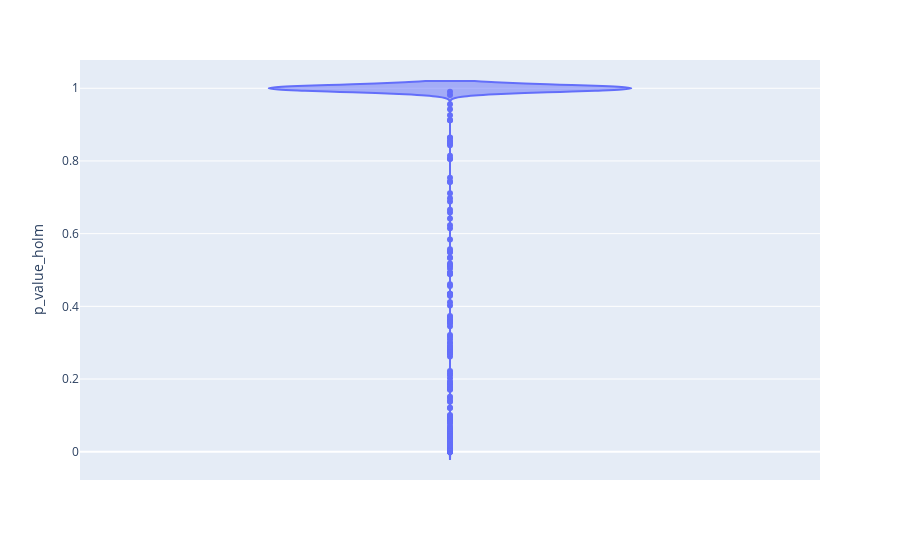

This figure's notebook cell:
### Code cell
fig = px.violin(df_nona, y="p_value_holm")
fig.show()

### Figure 1 — Plotly figure (JSON) as saved in the notebook; plotly's stock layout.template omitted (floating-point values rounded to 4 significant figures; data arrays with more than 128 entries replaced by an {"elided": "..."} marker saying what was removed)
{"data": [{"alignmentgroup": "True", "box": {"visible": false}, "hovertemplate": "p_value_holm=%{y}<extra></extra>", "legendgroup": "", "marker": {"color": "#636efa"}, "name": "", "offsetgroup": "", "orientation": "v", "scalegroup": "True", "showlegend": false, "type": "violin", "x0": " ", "xaxis": "x", "y": {"elided": "16797 float values"}, "y0": " ", "yaxis": "y"}], "layout": {"autosize": true, "legend": {"tracegroupgap": 0}, "margin": {"t": 60}, "violinmode": "group", "xaxis": {"anchor": "y", "autorange": true, "domain": [0, 1], "range": [-0.5, 0.5], "type": "category"}, "yaxis": {"anchor": "x", "autorange": true, "domain": [0, 1], "range": [-0.07778, 1.078], "title": {"text": "p_value_holm"}, "type": "linear"}}}
